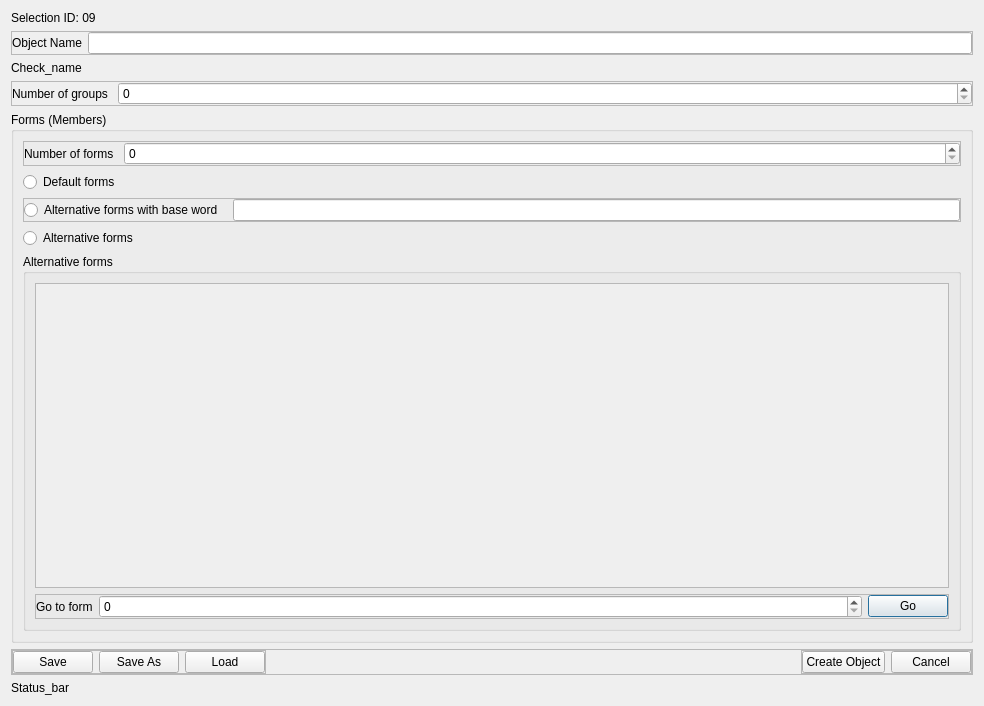
<?xml version="1.0" encoding="UTF-8"?>
<ui version="4.0">
 <class>Dialog</class>
 <widget class="QDialog" name="Dialog">
  <property name="geometry">
   <rect>
    <x>0</x>
    <y>0</y>
    <width>984</width>
    <height>706</height>
   </rect>
  </property>
  <property name="windowTitle">
   <string>Dialog</string>
  </property>
  <layout class="QVBoxLayout" name="verticalLayout">
   <item>
    <widget class="QLabel" name="label_14">
     <property name="sizePolicy">
      <sizepolicy hsizetype="Fixed" vsizetype="Fixed">
       <horstretch>0</horstretch>
       <verstretch>0</verstretch>
      </sizepolicy>
     </property>
     <property name="text">
      <string>Selection ID: 09</string>
     </property>
    </widget>
   </item>
   <item>
    <widget class="QFrame" name="frame">
     <property name="sizePolicy">
      <sizepolicy hsizetype="Expanding" vsizetype="Fixed">
       <horstretch>0</horstretch>
       <verstretch>0</verstretch>
      </sizepolicy>
     </property>
     <property name="frameShape">
      <enum>QFrame::Shape::StyledPanel</enum>
     </property>
     <property name="frameShadow">
      <enum>QFrame::Shadow::Raised</enum>
     </property>
     <layout class="QHBoxLayout" name="horizontalLayout">
      <property name="leftMargin">
       <number>0</number>
      </property>
      <property name="topMargin">
       <number>0</number>
      </property>
      <property name="rightMargin">
       <number>0</number>
      </property>
      <property name="bottomMargin">
       <number>0</number>
      </property>
      <item>
       <widget class="QLabel" name="label">
        <property name="text">
         <string>Object Name</string>
        </property>
       </widget>
      </item>
      <item>
       <widget class="QLineEdit" name="lineEdit"/>
      </item>
     </layout>
    </widget>
   </item>
   <item>
    <widget class="QLabel" name="label_2">
     <property name="sizePolicy">
      <sizepolicy hsizetype="Preferred" vsizetype="Preferred">
       <horstretch>0</horstretch>
       <verstretch>0</verstretch>
      </sizepolicy>
     </property>
     <property name="text">
      <string>Check_name</string>
     </property>
    </widget>
   </item>
   <item>
    <widget class="QFrame" name="frame_9">
     <property name="sizePolicy">
      <sizepolicy hsizetype="Expanding" vsizetype="Fixed">
       <horstretch>0</horstretch>
       <verstretch>0</verstretch>
      </sizepolicy>
     </property>
     <property name="frameShape">
      <enum>QFrame::Shape::StyledPanel</enum>
     </property>
     <property name="frameShadow">
      <enum>QFrame::Shadow::Raised</enum>
     </property>
     <layout class="QHBoxLayout" name="horizontalLayout_8">
      <property name="spacing">
       <number>10</number>
      </property>
      <property name="leftMargin">
       <number>0</number>
      </property>
      <property name="topMargin">
       <number>0</number>
      </property>
      <property name="rightMargin">
       <number>0</number>
      </property>
      <property name="bottomMargin">
       <number>0</number>
      </property>
      <item>
       <widget class="QLabel" name="label_6">
        <property name="sizePolicy">
         <sizepolicy hsizetype="Maximum" vsizetype="Preferred">
          <horstretch>0</horstretch>
          <verstretch>0</verstretch>
         </sizepolicy>
        </property>
        <property name="text">
         <string>Number of groups</string>
        </property>
       </widget>
      </item>
      <item>
       <widget class="QSpinBox" name="spin_box_2"/>
      </item>
     </layout>
    </widget>
   </item>
   <item>
    <widget class="QGroupBox" name="groupBox_2">
     <property name="sizePolicy">
      <sizepolicy hsizetype="Expanding" vsizetype="Expanding">
       <horstretch>0</horstretch>
       <verstretch>0</verstretch>
      </sizepolicy>
     </property>
     <property name="title">
      <string>Forms (Members)</string>
     </property>
     <layout class="QVBoxLayout" name="verticalLayout_4">
      <item>
       <widget class="QFrame" name="frame_7">
        <property name="sizePolicy">
         <sizepolicy hsizetype="Expanding" vsizetype="Fixed">
          <horstretch>0</horstretch>
          <verstretch>0</verstretch>
         </sizepolicy>
        </property>
        <property name="frameShape">
         <enum>QFrame::Shape::StyledPanel</enum>
        </property>
        <property name="frameShadow">
         <enum>QFrame::Shadow::Raised</enum>
        </property>
        <layout class="QHBoxLayout" name="horizontalLayout_6">
         <property name="spacing">
          <number>10</number>
         </property>
         <property name="leftMargin">
          <number>0</number>
         </property>
         <property name="topMargin">
          <number>0</number>
         </property>
         <property name="rightMargin">
          <number>0</number>
         </property>
         <property name="bottomMargin">
          <number>0</number>
         </property>
         <item>
          <widget class="QLabel" name="label_4">
           <property name="sizePolicy">
            <sizepolicy hsizetype="Maximum" vsizetype="Preferred">
             <horstretch>0</horstretch>
             <verstretch>0</verstretch>
            </sizepolicy>
           </property>
           <property name="text">
            <string>Number of forms</string>
           </property>
          </widget>
         </item>
         <item>
          <widget class="QSpinBox" name="spin_box"/>
         </item>
        </layout>
       </widget>
      </item>
      <item>
       <widget class="QRadioButton" name="radioButton_4">
        <property name="text">
         <string>Default forms</string>
        </property>
       </widget>
      </item>
      <item>
       <widget class="QFrame" name="frame_8">
        <property name="frameShape">
         <enum>QFrame::Shape::StyledPanel</enum>
        </property>
        <property name="frameShadow">
         <enum>QFrame::Shadow::Raised</enum>
        </property>
        <layout class="QHBoxLayout" name="horizontalLayout_5">
         <property name="spacing">
          <number>10</number>
         </property>
         <property name="leftMargin">
          <number>0</number>
         </property>
         <property name="topMargin">
          <number>0</number>
         </property>
         <property name="rightMargin">
          <number>0</number>
         </property>
         <property name="bottomMargin">
          <number>0</number>
         </property>
         <item>
          <widget class="QRadioButton" name="radioButton_5">
           <property name="text">
            <string>Alternative forms with base word</string>
           </property>
          </widget>
         </item>
         <item>
          <widget class="QLineEdit" name="lineEdit_2"/>
         </item>
        </layout>
       </widget>
      </item>
      <item>
       <widget class="QRadioButton" name="radioButton_6">
        <property name="text">
         <string>Alternative forms</string>
        </property>
       </widget>
      </item>
      <item>
       <widget class="QGroupBox" name="groupBox_4">
        <property name="sizePolicy">
         <sizepolicy hsizetype="Expanding" vsizetype="Expanding">
          <horstretch>0</horstretch>
          <verstretch>0</verstretch>
         </sizepolicy>
        </property>
        <property name="title">
         <string>Alternative forms</string>
        </property>
        <layout class="QVBoxLayout" name="verticalLayout_7">
         <item>
          <widget class="QScrollArea" name="scrollArea">
           <property name="horizontalScrollBarPolicy">
            <enum>Qt::ScrollBarPolicy::ScrollBarAlwaysOff</enum>
           </property>
           <property name="widgetResizable">
            <bool>true</bool>
           </property>
           <widget class="QWidget" name="widget">
            <property name="geometry">
             <rect>
              <x>0</x>
              <y>0</y>
              <width>924</width>
              <height>306</height>
             </rect>
            </property>
            <property name="sizePolicy">
             <sizepolicy hsizetype="Expanding" vsizetype="Expanding">
              <horstretch>0</horstretch>
              <verstretch>0</verstretch>
             </sizepolicy>
            </property>
            <layout class="QVBoxLayout" name="verticalLayout_8">
             <property name="spacing">
              <number>3</number>
             </property>
             <property name="leftMargin">
              <number>2</number>
             </property>
             <property name="topMargin">
              <number>2</number>
             </property>
             <property name="rightMargin">
              <number>2</number>
             </property>
             <property name="bottomMargin">
              <number>2</number>
             </property>
            </layout>
           </widget>
          </widget>
         </item>
         <item>
          <widget class="QFrame" name="frame_13">
           <property name="frameShape">
            <enum>QFrame::Shape::StyledPanel</enum>
           </property>
           <property name="frameShadow">
            <enum>QFrame::Shadow::Raised</enum>
           </property>
           <layout class="QHBoxLayout" name="horizontalLayout_12" stretch="0,7,0">
            <property name="leftMargin">
             <number>0</number>
            </property>
            <property name="topMargin">
             <number>0</number>
            </property>
            <property name="rightMargin">
             <number>0</number>
            </property>
            <property name="bottomMargin">
             <number>0</number>
            </property>
            <item>
             <widget class="QLabel" name="label_3">
              <property name="text">
               <string>Go to form</string>
              </property>
             </widget>
            </item>
            <item>
             <widget class="QSpinBox" name="spinBox"/>
            </item>
            <item>
             <widget class="QPushButton" name="pushButton_3">
              <property name="text">
               <string>Go</string>
              </property>
             </widget>
            </item>
           </layout>
          </widget>
         </item>
        </layout>
       </widget>
      </item>
     </layout>
    </widget>
   </item>
   <item>
    <widget class="QFrame" name="frame_2">
     <property name="frameShape">
      <enum>QFrame::Shape::StyledPanel</enum>
     </property>
     <property name="frameShadow">
      <enum>QFrame::Shadow::Raised</enum>
     </property>
     <layout class="QHBoxLayout" name="horizontalLayout_2">
      <property name="leftMargin">
       <number>0</number>
      </property>
      <property name="topMargin">
       <number>0</number>
      </property>
      <property name="rightMargin">
       <number>0</number>
      </property>
      <property name="bottomMargin">
       <number>0</number>
      </property>
      <item alignment="Qt::AlignmentFlag::AlignLeft">
       <widget class="QFrame" name="frame_3">
        <property name="frameShape">
         <enum>QFrame::Shape::StyledPanel</enum>
        </property>
        <property name="frameShadow">
         <enum>QFrame::Shadow::Raised</enum>
        </property>
        <layout class="QHBoxLayout" name="horizontalLayout_3">
         <property name="leftMargin">
          <number>0</number>
         </property>
         <property name="topMargin">
          <number>0</number>
         </property>
         <property name="rightMargin">
          <number>0</number>
         </property>
         <property name="bottomMargin">
          <number>0</number>
         </property>
         <item>
          <widget class="QPushButton" name="pushButton_4">
           <property name="text">
            <string>Save</string>
           </property>
          </widget>
         </item>
         <item>
          <widget class="QPushButton" name="pushButton_5">
           <property name="text">
            <string>Save As</string>
           </property>
          </widget>
         </item>
         <item>
          <widget class="QPushButton" name="pushButton_6">
           <property name="text">
            <string>Load</string>
           </property>
          </widget>
         </item>
        </layout>
       </widget>
      </item>
      <item alignment="Qt::AlignmentFlag::AlignRight">
       <widget class="QFrame" name="frame_4">
        <property name="frameShape">
         <enum>QFrame::Shape::StyledPanel</enum>
        </property>
        <property name="frameShadow">
         <enum>QFrame::Shadow::Raised</enum>
        </property>
        <layout class="QHBoxLayout" name="horizontalLayout_4" stretch="1,1">
         <property name="leftMargin">
          <number>0</number>
         </property>
         <property name="topMargin">
          <number>0</number>
         </property>
         <property name="rightMargin">
          <number>0</number>
         </property>
         <property name="bottomMargin">
          <number>0</number>
         </property>
         <item>
          <widget class="QPushButton" name="pushButton">
           <property name="text">
            <string>Create Object</string>
           </property>
          </widget>
         </item>
         <item>
          <widget class="QPushButton" name="pushButton_2">
           <property name="text">
            <string>Cancel</string>
           </property>
          </widget>
         </item>
        </layout>
       </widget>
      </item>
     </layout>
    </widget>
   </item>
   <item>
    <widget class="QLabel" name="label_7">
     <property name="text">
      <string>Status_bar</string>
     </property>
    </widget>
   </item>
  </layout>
 </widget>
 <resources/>
 <connections/>
</ui>
